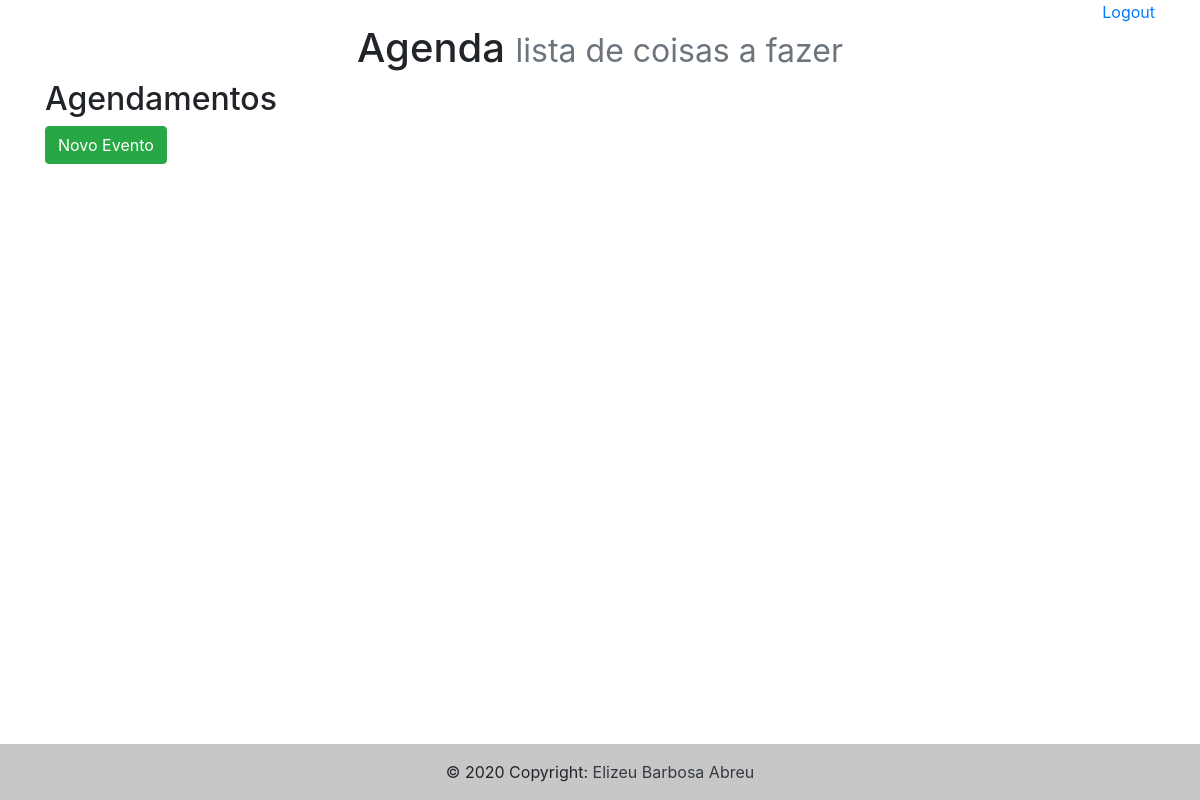
The app's page /agenda/ (signed in), older data.
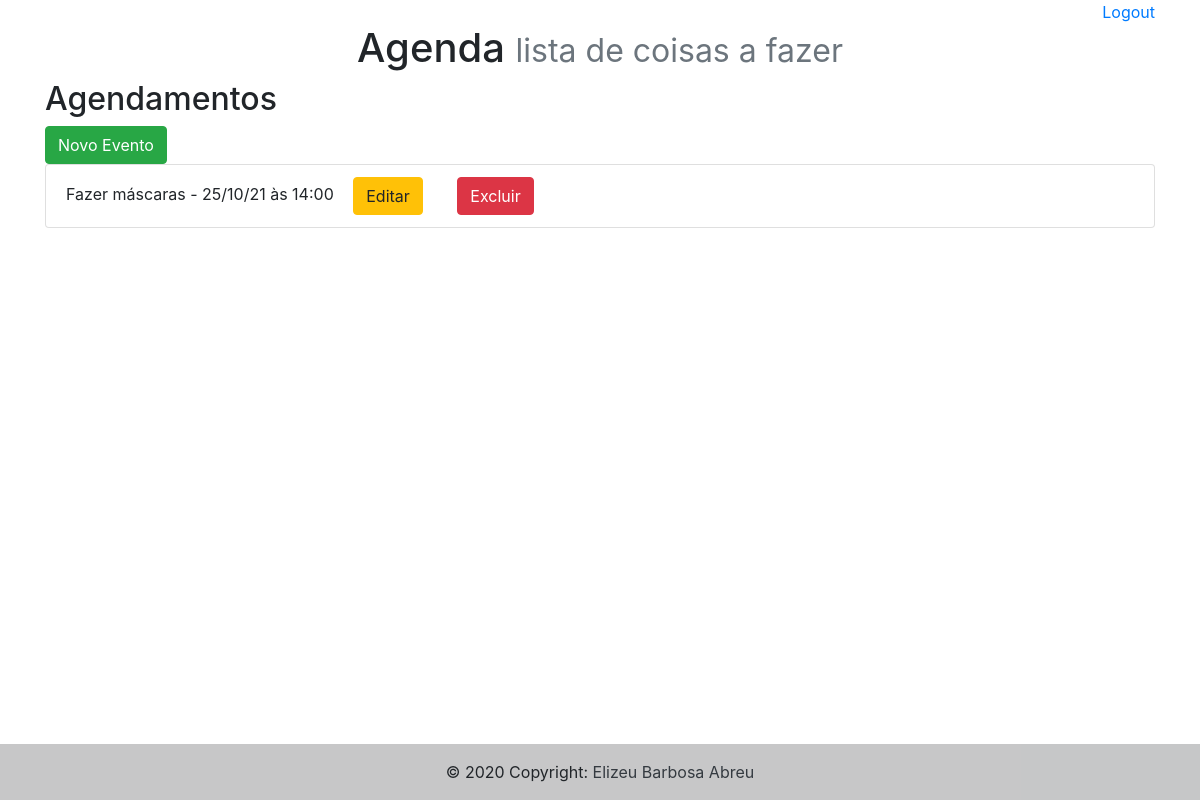
The same page, newer data.
### core/models.py (models this page shows, shortened)
class Evento(models.Model):
    titulo = models.CharField(max_length=100)
    descricao = models.TextField(blank=True, null=True)
    data_evento = models.DateTimeField(verbose_name='Data do Evento')
    data_criacao = models.DateTimeField(auto_now=True, verbose_name='Data de Registro do Evento')
    usuario = models.ForeignKey(User, on_delete=models.CASCADE)
    class Meta:
        db_table = 'evento'
    def get_data_evento(self):
        return self.data_evento.strftime('%d/%m/%y às %H:%M')
    def get_evento_atrasado(self):
        if self.data_evento < datetime.now():
            return True
        else:
            return False

### core/views.py (the view)
# urls.py: path('agenda/', views.lista_eventos),
@login_required(login_url='/login/')
def lista_eventos(request):
    usuario = request.user
    data_atual = datetime.now() - timedelta(hours=1)
    evento = Evento.objects.filter(usuario=usuario,
                                   data_evento__gt=data_atual)
    dados = {'eventos': evento}
    return render(request, 'agenda.html', dados)

### templates/agenda.html (shortened to what this page needs)
{% extends "model-page.html" %}
{% block content %}
    <h2>Agendamentos</h2>
    <a href="evento/">
        <button class="btn btn-success" type="button">Novo Evento</button>
    </a>
    <ul class="list-group">
    {% for evento in eventos %}
        <div style=>
            <li class="list-group-item">{{ evento.titulo }} - {{ evento.get_data_evento }}
            <span class="col-sm-offset-10 col-sm-1">
            <a class="btn btn-warning" href='evento/?id={{ evento.id }}'>Editar</a>
            </span>
            <span class="col-sm-1">
            <a class="btn btn-danger" href='evento/delete/{{ evento.id }}/'>Excluir</a>
            </span>
            </li>
        </div>
    {% endfor %}
    </ul>
 {% endblock %}

Row changes from the older to the newer data that the page shows:
added Evento: titulo "Fazer máscaras", get_data_evento "25/10/21 às 14:00"
